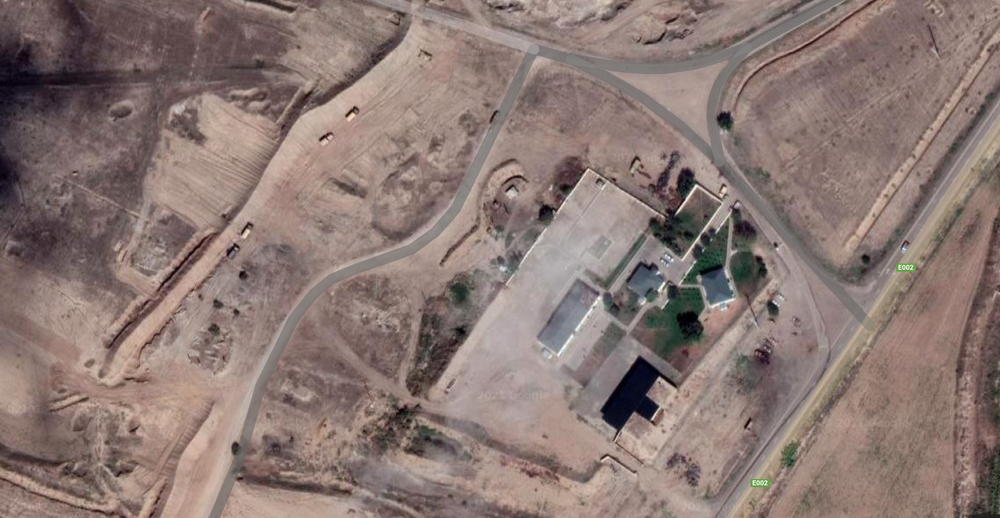
#> input picture data/satpic.png, 1000 x 518 px, shrunk from 1619 x 839 before the run
$ python Detector.py
#> lines starting #> are read from the running program, lines starting #| are printed output that depends on the picture; after the words box and inside, x2 and y2 are one past the last pixel; in counts of white or black regions, pixels touching at a corner belong together
import cv2
import numpy as np
import os
from os import walk

# mutqayin nkar
input_image = cv2.imread("data/satpic.png", cv2.IMREAD_UNCHANGED)
#> input_image is the input picture: shape (518, 1000, 4); mean B, G, R, A 115.2, 120.2, 138.5, 255
#
models = os.listdir("./data/detection_models")
path = "./data/detection_models/"
for model in models:
    mod = path + model + "/"
    f = []
    for (dirpath, dirnames, filenames) in walk(mod):
        for file in filenames:
            files = mod + file
            f.append(files)

    for detection_img in f:
        print(detection_img)
        obj_image = cv2.imread(detection_img, cv2.IMREAD_UNCHANGED)
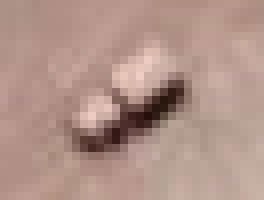
#> input picture data/detection_models/Avto/aaa.png, 33 x 25 px, shrunk from 53 x 40 before the run (shown 8 times larger)
#> obj_image is the input picture: shape (25, 33, 4); mean B, G, R, A 138, 147.5, 177, 255
        result1 = cv2.matchTemplate(input_image, obj_image, cv2.TM_CCOEFF_NORMED)
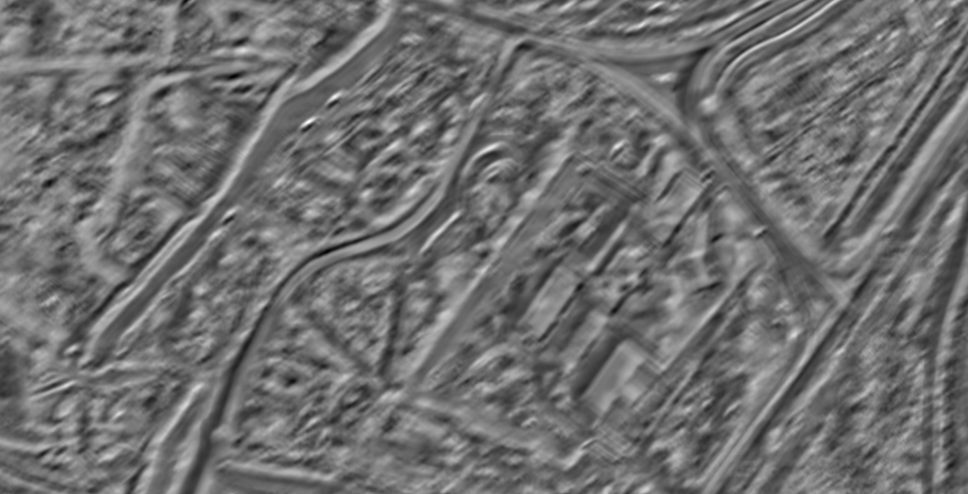
#> result1: shape (494, 968) float32; min -0.555, max 0.7, mean -0.00221; drawn with min black and max white
        min_val, max_val, min_loc, max_loc = cv2.minMaxLoc(result1)
#> min_val = -0.555; max_val = 0.7; min_loc = (233, 76); max_loc = (309, 121)
        w = obj_image.shape[1]
#> w = 33
        h = obj_image.shape[0]
#> h = 25
        # result = cv2.rectangle(input_image, max_loc, (max_loc[0] + w, max_loc[1] + h), (0, 255, 255), 2)
        threshold = .60   # TODO need to take this parameter from detection models name
        yloc, xloc = np.where(result1 >= threshold)
#> yloc = [96, 96, 97, 97, 120, 120, 121, 121, 121, 122, 122, 122, 123]; xloc = [334, 335, 333, 334, 309, 310, 308, 309, 310, 306, 307, 308, 306]
        if len(yloc) > 0:
            print(detection_img)
            for (x, y) in zip(xloc, yloc):
                result = cv2.rectangle(input_image, (x, y), (x + w, y + h), (0, 255, 255), 2)
#> this loop made 13 passes
#> (x, y) on passes 1 to 12: (334, 96), (335, 96), (333, 97), (334, 97), (309, 120), (310, 120), (308, 121), (309, 121), (310, 121), (306, 122), (307, 122), (308, 122)
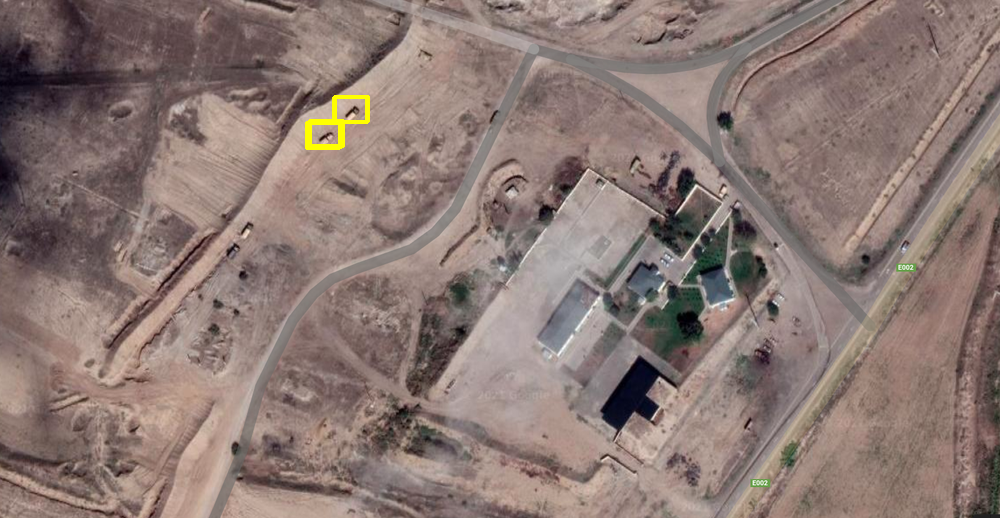
#> input_image: shape (518, 1000, 4); 0.23% of pixels changed, all inside (x1, y1, x2, y2) = (305, 95, 370, 150)
                # TODO near rectangle need to be write model name, example` car, xramat
        else:
            print("for", detection_img, "result =", len(yloc))
#> pass 2 of the loop `for model in models:`:
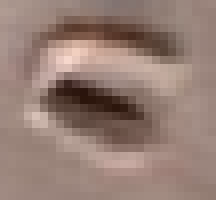
#> input picture data/detection_models/xramat/xram1.png, 27 x 25 px, shrunk from 44 x 40 before the run (shown 8 times larger)
#> obj_image is the input picture: shape (25, 27, 4); mean B, G, R, A 116.6, 126, 149.7, 255
#> `result1 = cv2.matchTemplate(input_image, obj_image, cv2.TM_CCOEFF_NORM..`:
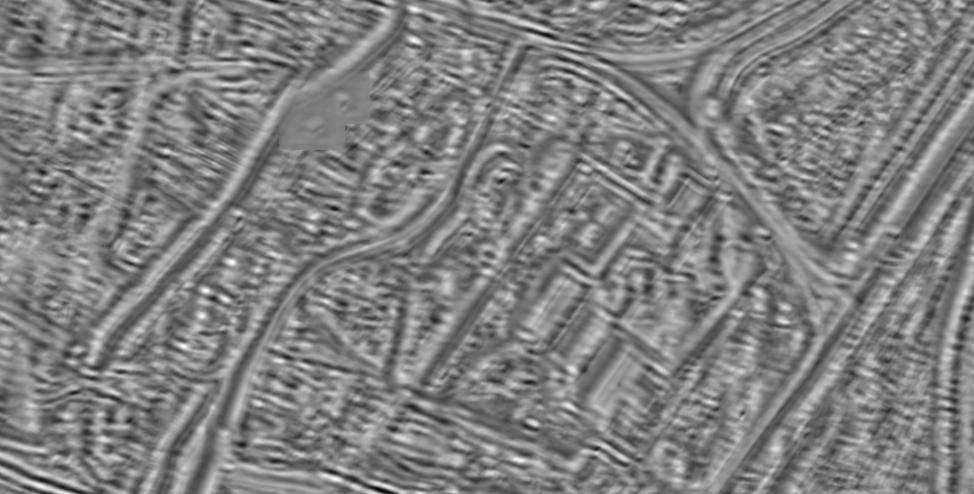
#> result1: shape (494, 974) float32; min -0.54, max 0.526, mean -0.00192; drawn with min black and max white
#> min_val = -0.54; max_val = 0.526; min_loc = (378, 489); max_loc = (206, 290)
#> yloc = empty array
#| for ./data/detection_models/xramat/xram1.png result = 0


cv2.imshow('Result', result)
cv2.waitKey()
cv2.destroyAllWindows()
